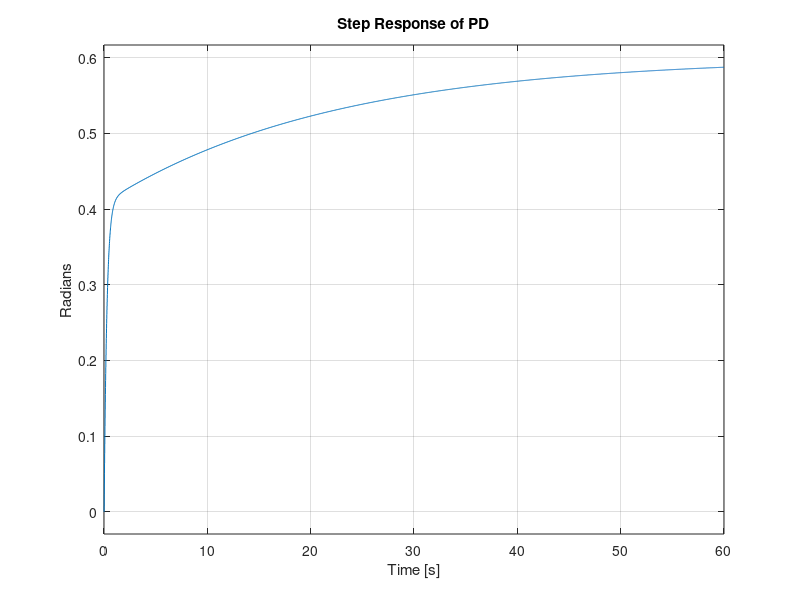

Write MATLAB code to recreate this figure. (Note: this script raises an error after producing the figure.)
R_m = 10;               % Motor Resistance (Ohm)
K_a = 0.2;              % Motor Torque Constant (Nm / A)
K_b  = 0.009549;        % Back EMF Constant (V / (rad / s))
K_f = 0.047746;         % Rotational Friction Coefficient (Nm / (rad / s)) 
N = 20;                  % Gear Ratio

La = 0;                 %Negligable motor inductance

J_r = 0.001;            % Motor Rotor Moment of Inertia (kg / m^2)
J_p = 15.44;                % Solar Panel Moment of Inertia (kg / m^2)
J = J_r + (J_p/N^2);          % Total Moment of Inertia (kg / m^2)

Ts = 0.01; %Seconds

K_p = 4; %Power Amplifier gain
h = 1.5; %Height between panels in meters
K_s = h*(2/1.8); %sensor Gain Converts rads to Amps

%This assumes that at 90deg off from optimal that we get a 2A difference

%{
Arduino Uno Rev3 has a 16MHz clock
so 62ns per tick and you need two ticks for each ....
This gives us plenty of room to not threaten the clock
%}

s = tf('s');
z = tf('z',Ts);
%MOTOR CIRCUIT

mot_circ = 1/(La*s + R_m);
%MOTOR DYNAMICS
mot_dyn = 1/(J*s+K_f);
%Continuous Motor assembly
Gspeed = feedback(mot_circ*K_a*mot_dyn,K_b); %back emf simplified
Gpos = Gspeed*(1/N)*(1/s); 
%digital Motor
Gz = c2d(Gpos, Ts, 'zoh');    %digital plant for digital controller design
                        %effectively does what the Ardunio does for us.
fprintf('DIGITIZED MOTOR MODEL')
[~, denGz] = tfdata(Gz,'v');
rootsGz = roots(denGz);
disp('Roots of the denominator of Gz:')
disp(rootsGz)
%PID

Kp = 1;    %proportional gain
Ki = 0;     %Integral gain
Kd = 15;    %Derivative Gain

Cz = Kp + Ki*(Ts/2)*(z+1)/(z-1) + Kd*(z-1)/(Ts*z);
OL = Cz*Gz*K_p ;
PID_cltf = feedback(OL,K_s);

%PLOTING FOR PID PERFORMANCE/STABILITY
t = 0:Ts:60; % 5 seconds of performance data

figure (1)
clf
step(PID_cltf,t)
title('Step Response of PD')
ylabel('Radians')
grid on
fprintf('PERFORMANCE DATA OF PID')
%stepinfo(PID_cltf)

% Get the PID closed loop step response
[y, t_out] = step(PID_cltf, t);
y = squeeze(y);

% Desired panel angle for a 1 A current difference reference
ref = 0.785;

% Measure response metrics
[peak_time, percent_overshoot, settling_time_2pct, steady_state_error] = ...
    measure_step_metrics(y, t_out, ref);

% Display results
fprintf('Peak Time: %.3f s\n', peak_time)
fprintf('Percent Overshoot: %.2f %%\n', percent_overshoot)
fprintf('2%% Settling Time: %.3f s\n', settling_time_2pct)
fprintf('Steady State Error: %.4f rad\n', steady_state_error)

%%%%%%%%%%%%%%%%%%%%%%%%%%%%%%%%%
figure(2)
clf
margin(OL)
title('Phase Margin detection for PD control')

%% Steady State Stuff
% Extract voltage data
t_volt = ard_out_volt.Time;
volt = squeeze(ard_out_volt.Data);

% Extract angle data and convert radians to degrees
t_theta = theta_offset.Time;
theta_deg = squeeze(theta_offset.Data);

% Extract wind torque data
t_wind = wind_torq.Time;
torq = squeeze(wind_torq.Data);

% Create plots
figure(3)
clf

subplot(3,1,1)
plot(t_volt, volt, 'LineWidth', 1.5)
grid on
xlabel('Time (s)')
ylabel('Voltage (V)')
title('Arduino Output Voltage')

subplot(3,1,2)
plot(t_theta, theta_deg, 'LineWidth', 1.5)
grid on
xlabel('Time (s)')
ylabel('Angle (deg)')
title('Panel Angle Offset')

subplot(3,1,3)
plot(t_wind, torq, 'LineWidth', 1.5)
grid on
xlabel('Time (s)')
ylabel('Torque (N m)')
title('Wind Torque')
